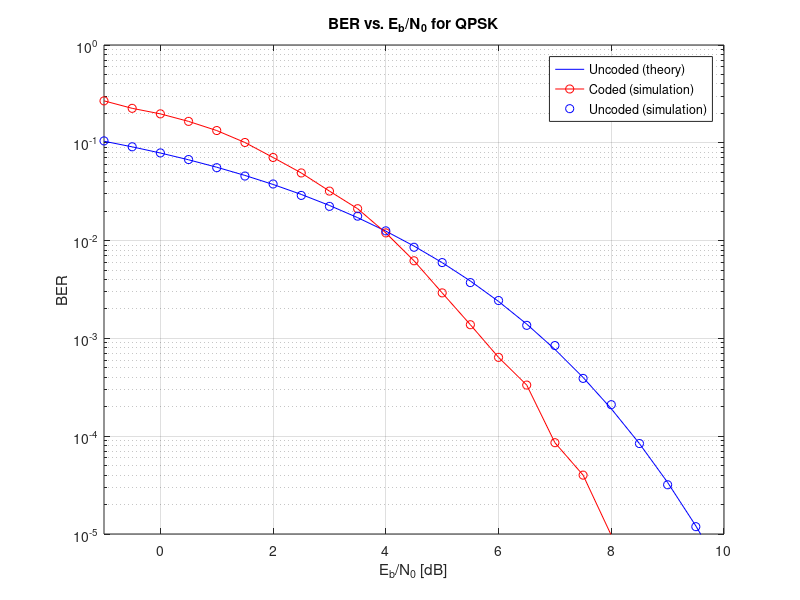

This figure's MATLAB source:
% plotting
clc
clf
clear all
close all

% ber1 is the result from the simulated coded transmission 
ber1 = [0.268500000000000 0.225150000000000 0.197660000000000 0.165610000000000 0.133450000000000 0.100750000000000 0.0707700000000000 0.0491800000000000 0.0320700000000000 0.0211900000000000 0.0119900000000000 0.00622000000000000 0.00292000000000000 0.00138000000000000 0.000640000000000000 0.000333333333333333 8.58333333333333e-05 4.00000000000000e-05 9.70000000000000e-06 2.20000000000000e-06 7.00000000000000e-07 2.00000000000000e-07 0 0 0 0 0];
load BERuncoded.mat     % Loading uncoded transmission and all variables needed


theoryBER = 0.5*erfc(sqrt(10.^(EbN0/10)));
semilogy(EbN0,theoryBER,'blue')
hold on 
semilogy(EbN0,ber1,'ro-')
hold on


semilogy(EbN0,BER,'blueo')
legend 'Uncoded (theory)'  'Coded (simulation)' 'Uncoded (simulation)';
title('BER vs. E_{b}/N_{0} for QPSK')
xlabel('E_{b}/N_{0} [dB]')
ylabel('BER')
axis([-1 10 10^-5 1])
grid on
